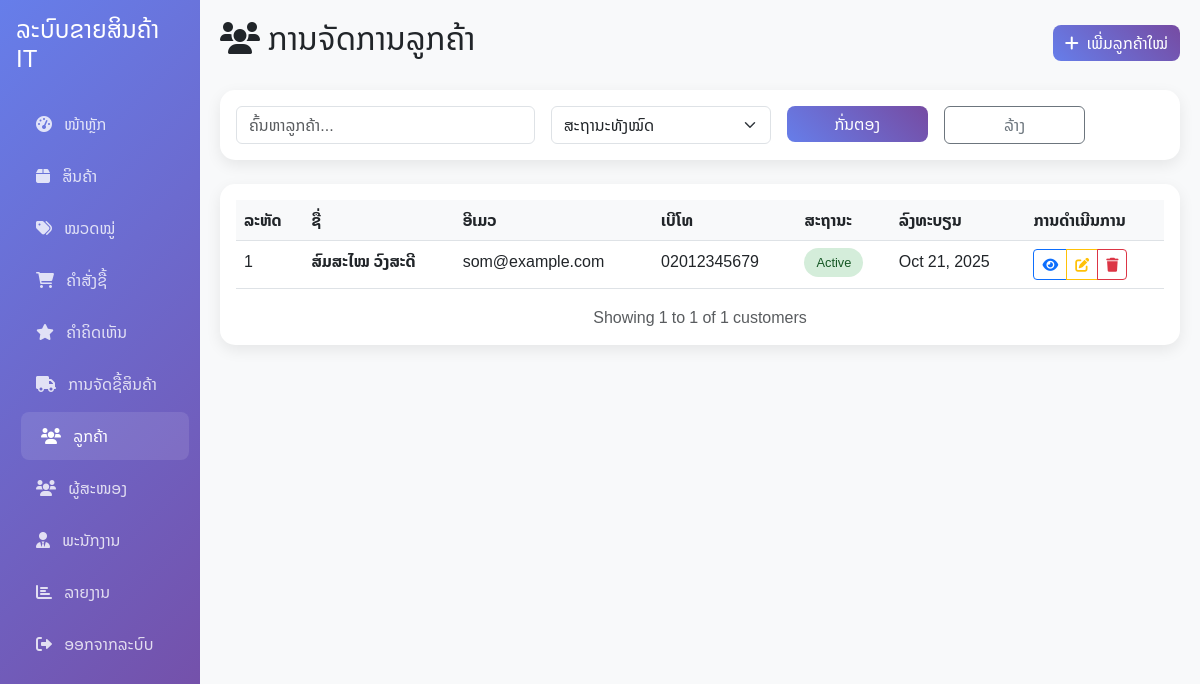
The page /admin/customers.php (signed in) on the database its author committed.
### tables this page shows
CREATE TABLE customers (
    id INT AUTO_INCREMENT PRIMARY KEY,
    first_name VARCHAR(100) NOT NULL,
    last_name VARCHAR(100) NOT NULL,
    email VARCHAR(255) UNIQUE NOT NULL,
    phone VARCHAR(20),
    address TEXT,
    password VARCHAR(255) NOT NULL,
    status ENUM('active', 'inactive') DEFAULT 'active',
    created_at TIMESTAMP DEFAULT CURRENT_TIMESTAMP,
    updated_at TIMESTAMP DEFAULT CURRENT_TIMESTAMP ON UPDATE CURRENT_TIMESTAMP
);

### admin/customers.php (the view, shortened to what this page needs)
<?php
$database = new Database();
$db = $database->getConnection();
$page = isset($_GET['page']) ? (int)$_GET['page'] : 1;
$limit = 10;
$offset = ($page - 1) * $limit;
$search = $_GET['search'] ?? '';
$where_conditions = [];
$params = [];
$where_clause = !empty($where_conditions) ? "WHERE " . implode(" AND ", $where_conditions) : "";
$count_query = "SELECT COUNT(*) FROM customers $where_clause";
$stmt = $db->prepare($count_query);
$stmt->execute($params);
$total_customers = $stmt->fetchColumn();
$query = "SELECT * FROM customers $where_clause ORDER BY created_at DESC LIMIT ? OFFSET ?";
$stmt = $db->prepare($query);
$param_count = 1;
$stmt->bindValue($param_count++, $limit, PDO::PARAM_INT);
$stmt->bindValue($param_count++, $offset, PDO::PARAM_INT);
$stmt->execute();
$customers = $stmt->fetchAll(PDO::FETCH_ASSOC);
?>
<?php include 'includes/header.php'; ?>
<?php include 'includes/sidebar.php'; ?>
            <div class="col-md-9 col-lg-10 main-content">
                <div class="d-flex justify-content-between align-items-center mb-4">
                    <h2><i class="fas fa-users me-2"></i>ການຈັດການລູກຄ້າ</h2>
                    <a href="add_customer.php" class="btn btn-primary">
                        <i class="fas fa-plus me-2"></i>ເພີ່ມລູກຄ້າໃໝ່
                    </a>
                </div>
                <div class="card mb-4">
                    <div class="card-body">
                        <form method="GET" class="row g-3">
                            <div class="col-md-4">
                                <input type="text" class="form-control" name="search"
                                       placeholder="ຄົ້ນຫາລູກຄ້າ..." value="<?php echo htmlspecialchars($search); ?>">
                            </div>
                            <div class="col-md-3">
                                <select class="form-select" name="status">
                                    <option value="">ສະຖານະທັງໝົດ</option>
                                </select>
                            </div>
                            <div class="col-md-2">
                                <button type="submit" class="btn btn-primary w-100">ກັ່ນຕອງ</button>
                            </div>
                            <div class="col-md-2">
                                <a href="customers.php" class="btn btn-outline-secondary w-100">ລ້າງ</a>
                            </div>
                        </form>
                    </div>
                </div>
                <div class="card">
                    <div class="card-body">
                        <div class="table-responsive">
                            <table class="table table-hover">
                                <thead>
                                    <tr>
                                        <th>ລະຫັດ</th>
                                        <th>ຊື່</th>
                                        <th>ອີເມວ</th>
                                        <th>ເບີໂທ</th>
                                        <th>ສະຖານະ</th>
                                        <th>ລົງທະບຽນ</th>
                                        <th>ການດໍາເນີນການ</th>
                                    </tr>
                                </thead>
                                <tbody>
                                    <?php if (empty($customers)): ?>
                                        <tr>
                                            <td colspan="7" class="text-center text-muted">ບໍ່ພົບລູກຄ້າ</td>
                                        </tr>
                                    <?php else: ?>
                                        <?php foreach ($customers as $customer): ?>
                                            <tr>
                                                <td><?php echo $customer['id']; ?></td>
                                                <td>
                                                    <strong><?php echo htmlspecialchars($customer['first_name'] . ' ' . $customer['last_name']); ?></strong>
                                                </td>
                                                <td><?php echo htmlspecialchars($customer['email']); ?></td>
                                                <td><?php echo htmlspecialchars($customer['phone']); ?></td>
                                                <td>
                                                    <span class="status-badge <?php echo $customer['status'] === 'active' ? 'status-active' : 'status-inactive'; ?>">
                                                        <?php echo ucfirst($customer['status']); ?>
                                                    </span>
                                                </td>
                                                <td><?php echo date('M d, Y', strtotime($customer['created_at'])); ?></td>
                                                <td>
                                                    <div class="btn-group" role="group">
                                                        <a href="view_customer.php?id=<?php echo $customer['id']; ?>"
                                                           class="btn btn-sm btn-outline-primary" title="View">
                                                            <i class="fas fa-eye"></i>
                                                        </a>
                                                        <a href="edit_customer.php?id=<?php echo $customer['id']; ?>"
                                                           class="btn btn-sm btn-outline-warning" title="Edit">
                                                            <i class="fas fa-edit"></i>
                                                        </a>
                                                        <button type="button" class="btn btn-sm btn-outline-danger"
                                                                onclick="deleteCustomer(<?php echo $customer['id']; ?>, '<?php echo htmlspecialchars($customer['first_name'] . ' ' . $customer['last_name']); ?>')"
                                                                title="Delete">
                                                            <i class="fas fa-trash"></i>
                                                        </button>
                                                    </div>
                                                </td>
                                            </tr>
                                        <?php endforeach; ?>
                                    <?php endif; ?>
                                </tbody>
                            </table>
                        </div>
                        <div class="text-muted text-center">
                            Showing <?php echo $offset + 1; ?> to <?php echo min($offset + $limit, $total_customers); ?> of <?php echo $total_customers; ?> customers
                        </div>
                    </div>
                </div>
                         </div>
         </div>
     </div>
     <?php include 'includes/footer.php'; ?>

### admin/includes/admin_styles.php (style rules this page uses)
body { font-family: 'Noto Sans Lao', sans-serif; background-color: #f8f9fa; }
.main-content { padding: 20px; }
.card { border: none; border-radius: 15px; box-shadow: 0 5px 15px rgba(0, 0, 0, 0.08); }
.btn-primary { background: linear-gradient(45deg, #667eea, #764ba2); border: none; border-radius: 8px; }
.table th { background-color: #f8f9fa; border-top: none; font-weight: 600; }
.status-badge { padding: 4px 12px; border-radius: 20px; font-size: 0.8rem; font-weight: 500; }
.status-active { background-color: #d4edda; color: #155724; }

### rows shown on the page
customers: id "1", first_name+last_name "ສົມສະໄໝ ວົງສະດີ", email "som@example.com", phone "02012345679", status "Active", created_at "Oct 21, 2025"

### other values the page prints
$offset + 1 "1"
min($offset + $limit, $total_customers) "1"
$total_customers "1"
